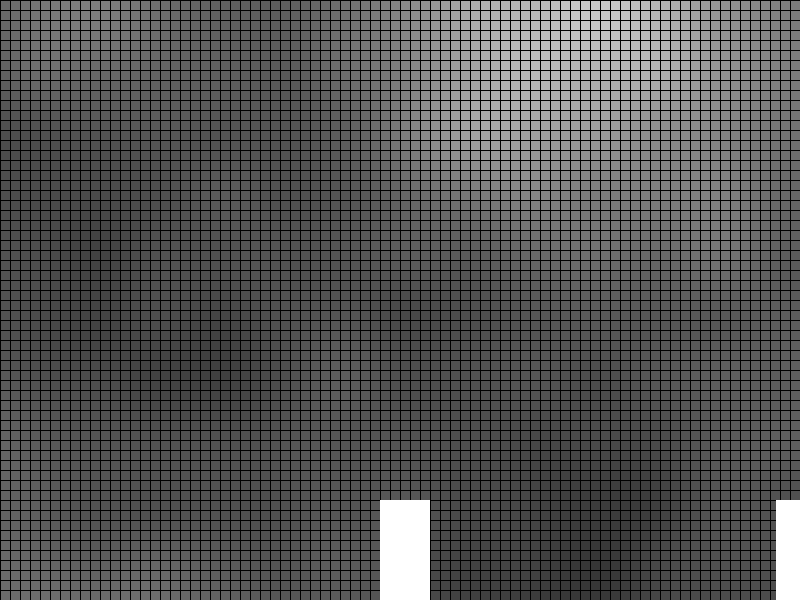
Frame 1 (no input)
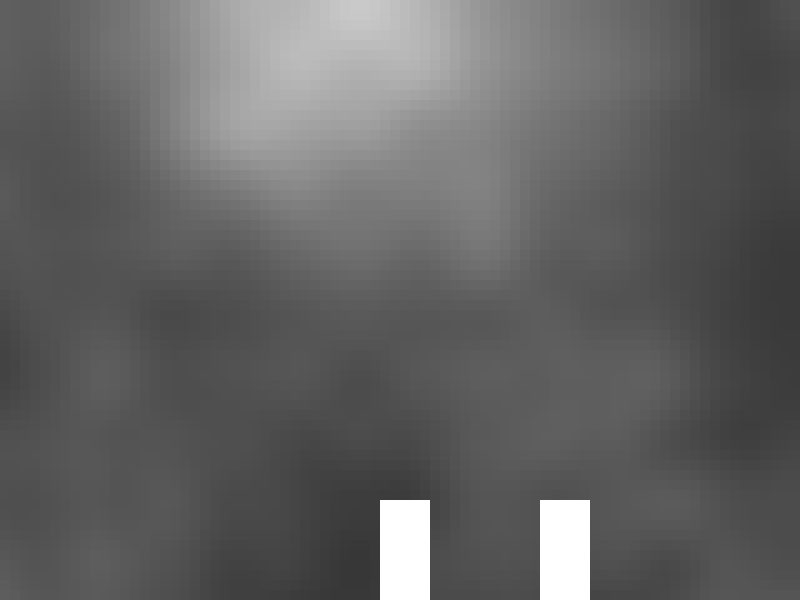
Frame 60 (the mouse pressed at the canvas centre just before this capture)
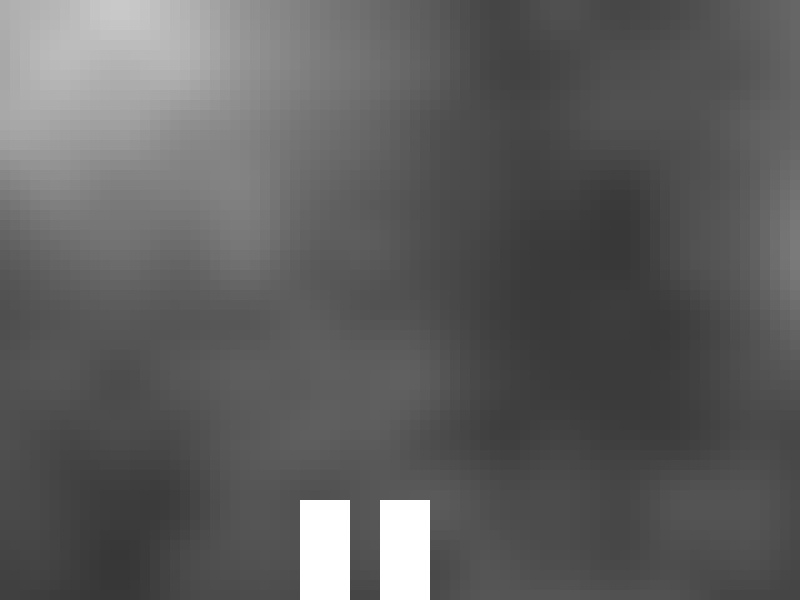
Frame 120 (the mouse held since frame 60 and released just before this capture)

The Processing sketch that drew these frames (run headless with seeded random() and noise(); from frame 60 on, the mouse is pressed at the canvas centre):

// Processing sketch: Platformer
// ── Platformer.pde
Object object;
Object obstacle;

float increment = 0.02;
int scale = 10;

void setup()
{
  size(800, 600);
  
  object = new Object(width/2, height, 4);
  obstacle = new Object(width, height, 0);
}

void draw()
{
  
  // BACKGROUND
  float xoff = object.pos.x * (increment / scale);
  for(int i = 0; i < width/scale; i++)
  {
    xoff += increment;
    float yoff = 0;
    for(int j = 0; j < height/scale; j++)
    {
      fill(int(noise(xoff, yoff) * 255));
      yoff += increment;
      rect(i*scale, j*scale, scale, scale);
    }
  }
  
  // Move the camera so that the object is in the middle
  translate(-object.pos.x + width/2, 0);
  
  // GRAVITY
  object.applyForce(new PVector(0, 0.7));
  
  // REFRESH
  object.update();
  object.show();
  obstacle.update();
  obstacle.show();
}

void keyPressed()
{
  // JUMP
  if(key == ' ')
  {
    object.applyForce(new PVector(0, -20));
  }
}

// ── Object.pde
class Object
{
  PVector pos, vel, acc;
  
  Object(float x, float y, float v)
  {
    pos = new PVector(x, y);
    vel = new PVector(v, 0);
    acc = new PVector(0, 0);
  }
  
  void applyForce(PVector force)
  {
    acc.add(force);
  }
  
  void update()
  {
    vel.add(acc);
    pos.add(vel);
    acc.set(0, 0);
    
    if(pos.y > height)
    {
      vel.y *= 0;
      pos.y = height;
    }
  }
  
  void show()
  {
    fill(255);
    noStroke();
    rect(pos.x - 24, pos.y - 100, 50, 100);
  }
}
